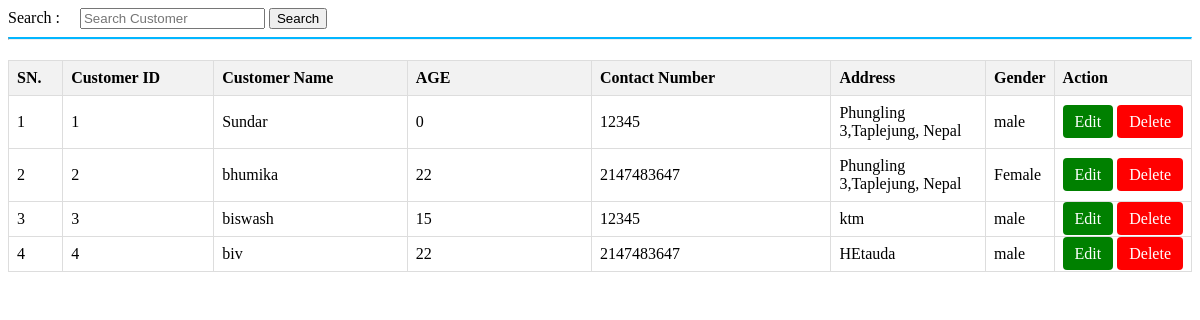
The app's page /php/customers.php with its own data.
### tables this page shows
CREATE TABLE `customers` (
  `customer_id` int(10) NOT NULL,
  `name` varchar(100) NOT NULL,
  `age` int(11) NOT NULL,
  `phone` int(10) NOT NULL,
  `email` varchar(100) NOT NULL,
  `address` varchar(30) NOT NULL,
  `sex` varchar(30) DEFAULT NULL
);

### php/customers.php (the view, shortened to what this page needs)
<!DOCTYPE html>
<html lang="en">
<head>
    <link rel="stylesheet" href="../css/customers.css" />
</head>
<body>
    <?php
        include('connection.php');
        if(isset($_POST['search'])) {
            $search_query = $_POST['search'];
            $sql = "SELECT * FROM customers WHERE name LIKE '%$search_query%' OR phone LIKE '%$search_query%' OR address LIKE '%$search_query%'";
        } else {
            $sql = "SELECT * FROM customers";
        }
        $result = mysqli_query($conn, $sql);
    ?>
    <div class="row">
        <div class="col-md-12 form-group form-inline">
            <form method="post">
                <label class="font-weight-bold" for="">Search :&emsp;</label>
                <input type="text" class="form-control" name="search" placeholder="Search Customer">
                <input type="submit" value="Search" class="btn btn-primary">
            </form>
        </div>
        <div class="col col-md-12">
            <hr class="col-md-12" style="padding: 0px; border-top: 2px solid  #02b6ff;">
        </div>
        <div class="col col-md-12 table-responsive">
            <div class="table-responsive">
                <table class="table table-bordered table-striped table-hover">
                    <thead>
                        <tr>
                            <th>SN.</th>
                            <th>Customer ID</th>
                            <th>Customer Name</th>
                            <th>AGE</th>
                            <th>Contact Number</th>
                            <th>Address</th>
                            <th>Gender</th>
                            <th>Action</th>
                        </tr>
                    </thead>
                    <tbody>
                        <?php
                            $counter = 1;
                            while ($row = mysqli_fetch_assoc($result)) {
                                echo "<tr>";
                                echo "<td>" . $counter++ . "</td>";
                                echo "<td>" . $row['customer_id'] . "</td>";
                                echo "<td>" . $row['name'] . "</td>";
                                echo "<td>" . $row['age'] . "</td>";
                                echo "<td>" . $row['phone'] . "</td>";
                                echo "<td>" . $row['address'] . "</td>";
                                echo "<td>" . $row['sex'] . "</td>";
                                echo "<td>";
                                echo "<a href='editcustomer.php?edit_id=" . $row['customer_id'] . "' style='background-color: green; color: white; padding: 8px 12px; border-radius: 4px; text-decoration: none;'>Edit</a>&nbsp;";
                                echo "<a href='deletecustomer.php?delete_id=" . $row['customer_id'] . "' style='background-color: red; color: white; padding: 8px 12px; border-radius: 4px; text-decoration: none;' onclick='return confirm(\"Are you sure you want to delete this customer?\")'>Delete</a>";
                                echo "</td>";
                                echo "</tr>";
                            }
                        ?>
                    </tbody>
                </table>
            </div>
        </div>
    </div>

### css/customers.css (style rules this page uses)
table { width: 100%; border-collapse: collapse; margin-top: 20px; }
th, td { border: 1px solid #dddddd; text-align: left; padding: 8px; }
th { background-color: #f2f2f2; }
th:nth-child(1), td:nth-child(1) { width: 5%; }
th:nth-child(2), td:nth-child(2) { width: 15%; }
th:nth-child(3), td:nth-child(3) { width: 20%; }
th:nth-child(4), td:nth-child(4) { width: 20%; }
th:nth-child(5), td:nth-child(5) { width: 25%; }
th:nth-child(6), td:nth-child(6) { width: 15%; }

### records on screen
customers: customer_id "1", name "Sundar", age "0", phone "12345", address "Phungling 3,Taplejung, Nepal", sex "male"
customers: customer_id "2", name "bhumika", age "22", phone "2147483647", address "Phungling 3,Taplejung, Nepal", sex "Female"
customers: customer_id "3", name "biswash", age "15", phone "12345", address "ktm", sex "male"
customers: customer_id "4", name "biv", age "22", phone "2147483647", address "HEtauda", sex "male"
